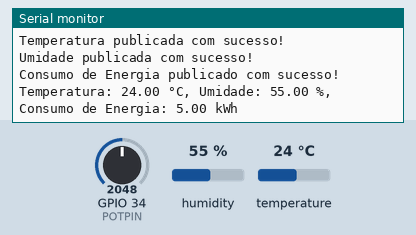
A program run on a simulated ESP32. On the bench: the last lines printed to the serial monitor. The test bench sets the inputs (shaded band); at power-on: humidity 55 %, GPIO 34 (POTPIN) = 2048, temperature 24 °C. WiFi joins after 1.5 s; servers stay silent unless stated; random numbers use the default seed unless the program sets one; no MQTT or app messages arrive unless stated.

Above: at 2.7 s.
2.8 s: humidity set to 22 %
At 7.5 s:
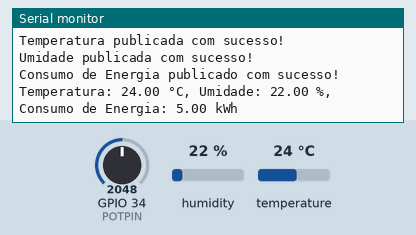
8.8 s: GPIO 34 (POTPIN) set to 2866
At 13.1 s:
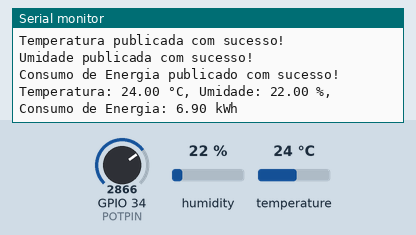
14.8 s: temperature set to 12 °C
At 17.5 s:
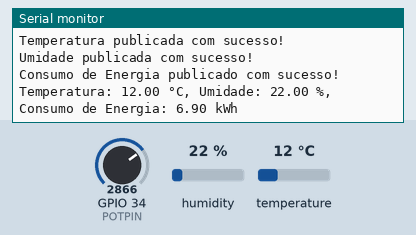
20.8 s: GPIO 34 (POTPIN) set to 3603
At 23.1 s:
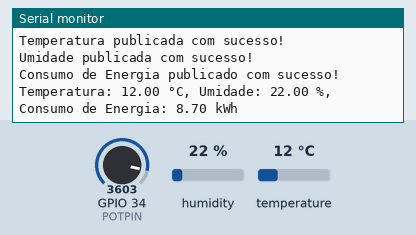
26.8 s: humidity set to 40 %
At 33.1 s:
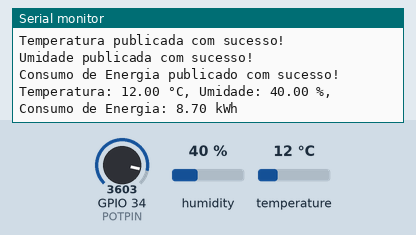
Timing chart, 0 to 33.8 s (numbered marks = the images above; inputs shaded):
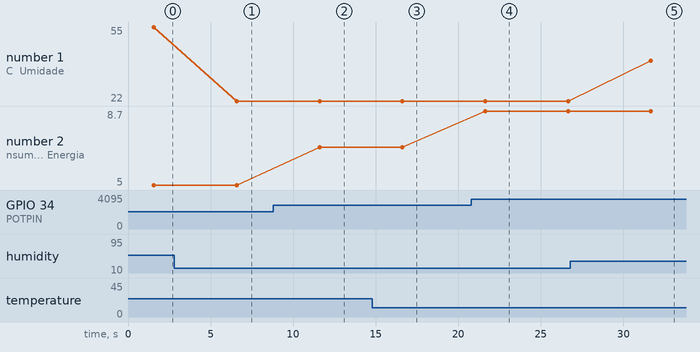

Measured:
- after the input at 2.8 s, the serial monitor: prints a new line after 3.8 s (image 1)
- after the input at 8.8 s, the serial monitor: prints a new line after 2.8 s (image 2)
- after the input at 14.8 s, the serial monitor: prints a new line after 1.8 s (image 3)
- after the input at 20.8 s, the serial monitor: prints a new line after 0.84 s (image 4)
- after the input at 26.8 s, the serial monitor: prints a new line after 4.9 s (image 5)
- plotted number 1: 55 → 22 after the input at 2.8 s, 22 → 40 after the input at 26.8 s
- plotted number 2: 5 → 6.9 after the input at 8.8 s, 6.9 → 8.7 after the input at 20.8 s

The program:

main.cpp
```cpp
#include <Arduino.h>
#include <Adafruit_Sensor.h>
#include <WiFi.h>
#include <PubSubClient.h>
#include <DHT.h>

#define DHTPIN 4
#define DHTTYPE DHT22
#define NUM_ELEMENTOS 10


#define POTPIN 34

const char* mqtt_server = "test.mosquitto.org";

WiFiClient espClient;
PubSubClient client(espClient);

DHT dht(DHTPIN, DHTTYPE);

void setup_wifi() {
  delay(10);
  Serial.print("Conectando-se ao Wi-Fi");
  WiFi.begin("Wokwi-GUEST", "", 6);
  while (WiFi.status() != WL_CONNECTED) {
    delay(100);
    Serial.print(".");
  }
  Serial.println(" Conectado!");
}

void setup() {
  Serial.begin(115200);
  dht.begin();
  setup_wifi();
  client.setServer(mqtt_server, 1883);

}

void sendSensorData() {
  float humidity = dht.readHumidity();
  float temperature = dht.readTemperature();
  int potValue = analogRead(POTPIN);

  if (isnan(humidity) || isnan(temperature)) {
    Serial.println("Leitura do DHT22 falhou (Simulação). Usando valores padrão.");
    humidity = random(300, 800) / 10.0;
    temperature = random(150, 300) / 10.0;
  }


  float consumoEnergia = map(potValue, 0, 4095, 0, 100) / 10.0;


  if (client.publish("empresa/sensor/temperatura", String(temperature).c_str())) {
    Serial.println("Temperatura publicada com sucesso!");
  } else {
    Serial.println("Falha ao publicar temperatura.");
  }

  if (client.publish("empresa/sensor/umidade", String(humidity).c_str())) {
    Serial.println("Umidade publicada com sucesso!");
  } else {
    Serial.println("Falha ao publicar umidade.");
  }

  if (client.publish("empresa/sensor/consumoenergia", String(consumoEnergia).c_str())) {
    Serial.println("Consumo de Energia publicado com sucesso!");
  } else {
    Serial.println("Falha ao publicar consumo de energia.");
  }


  Serial.print("Temperatura: ");
  Serial.print(temperature);
  Serial.print(" °C, Umidade: ");
  Serial.print(humidity);
  Serial.print(" %, Consumo de Energia: ");
  Serial.print(consumoEnergia);
  Serial.println(" kWh");
}

void reconnect() {
  while (!client.connected()) {
    Serial.print("Tentando reconectar...");
    if (client.connect("ESP32Client_")) {
      Serial.println("Conectado ao broker MQTT");
      client.subscribe("empresa/#");
    } else {
      Serial.print("Falha na reconexão. Tentando novamente em 10 segundos.");
      delay(10000);
    }
  }
}

void loop() {
  if (!client.connected()) {
    reconnect();
  }
  client.loop();

  sendSensorData();
  delay(5000);
}
```
